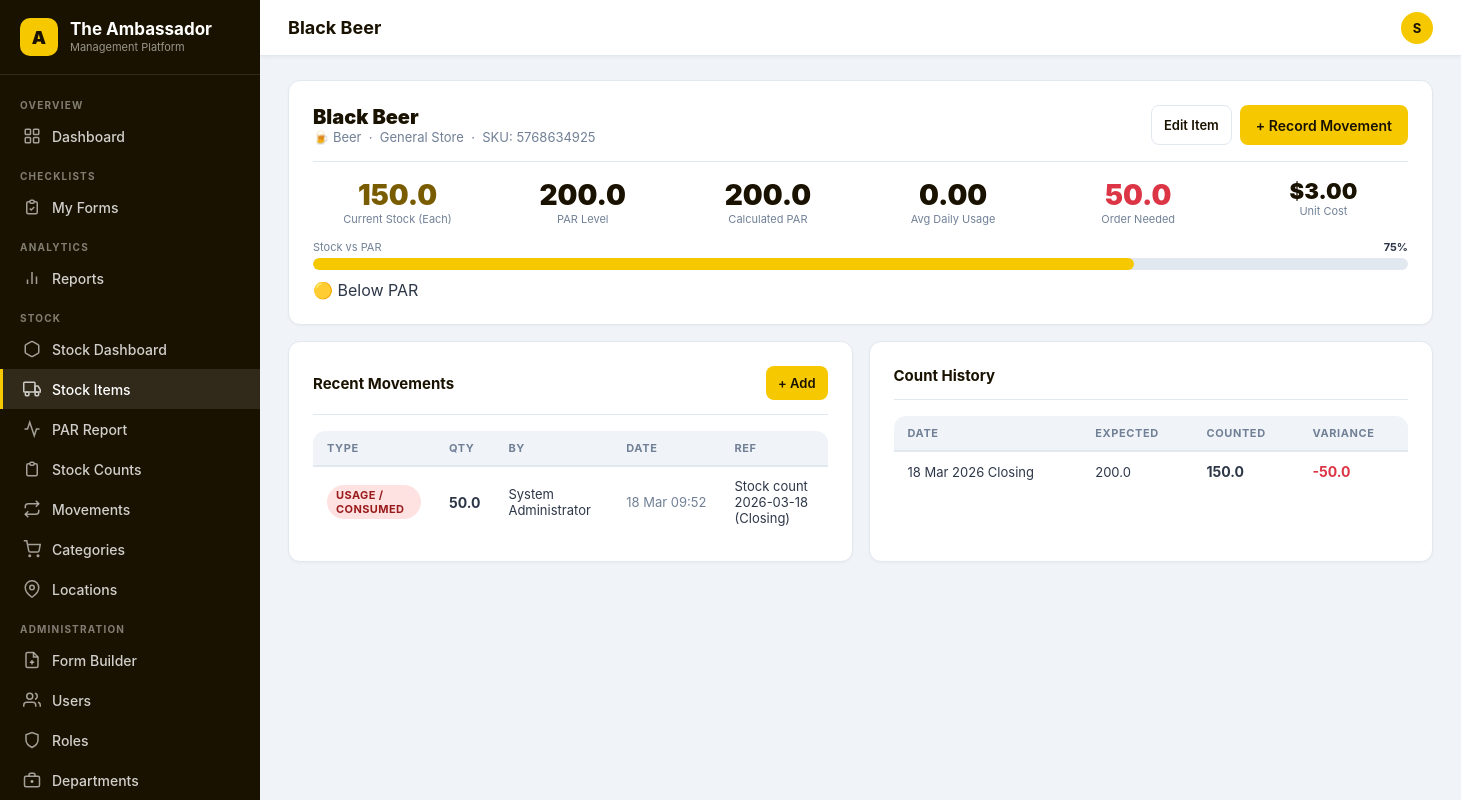
The page /stock/items/1/ (signed in) on the database as committed earlier.
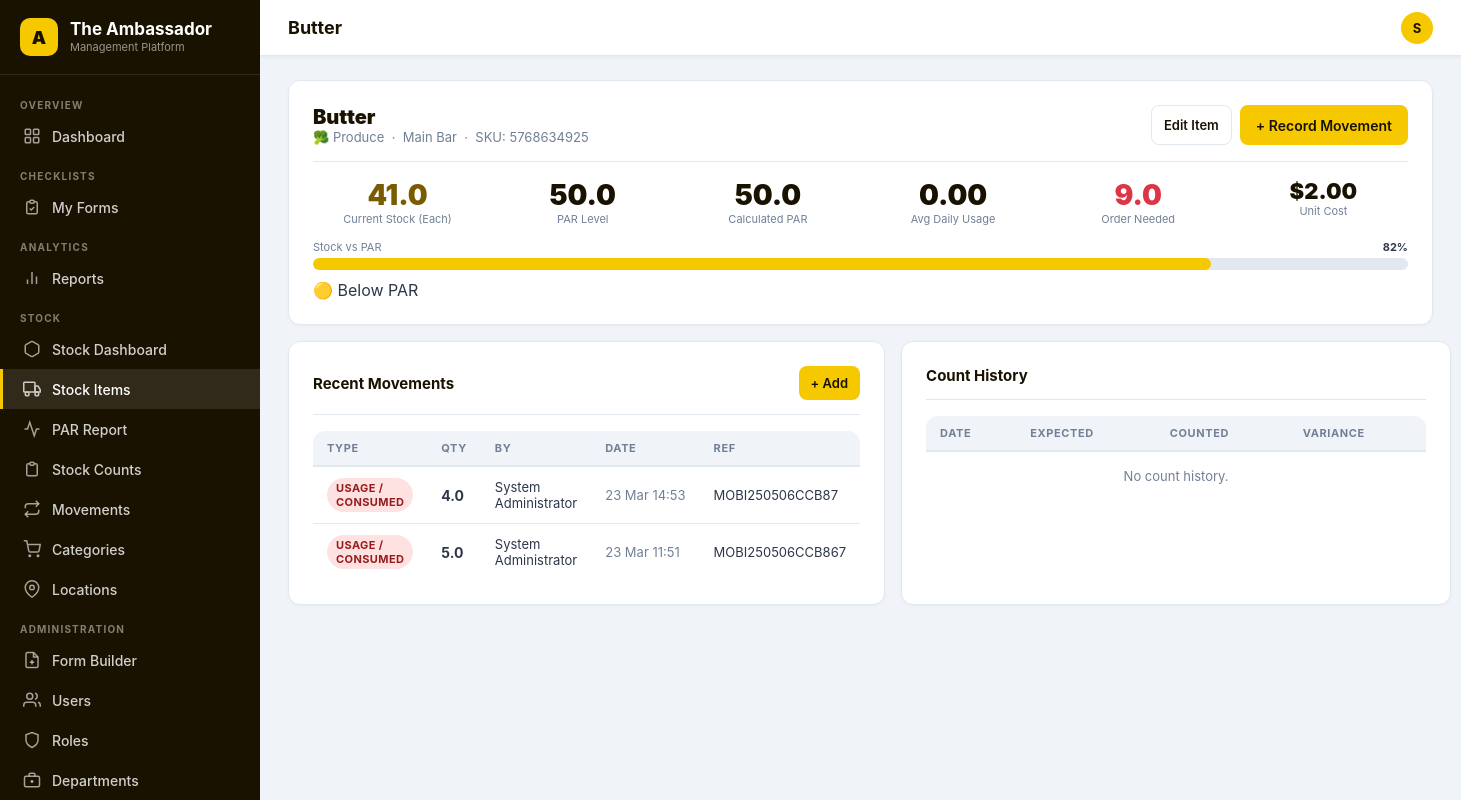
The same page on the database as committed later.
### stock/models.py (models this page shows, shortened)
class StockItem(models.Model):
    UNIT_CHOICES = [
        ('each',    'Each'),
        ('bottle',  'Bottle'),
        ('can',     'Can'),
        ('kg',      'Kilogram (kg)'),
        ('g',       'Gram (g)'),
        ('litre',   'Litre (L)'),
        ('ml',      'Millilitre (ml)'),
        ('case',    'Case'),
        ('box',     'Box'),
        ('bag',     'Bag'),
        ('roll',    'Roll'),
        ('portion', 'Portion'),
    ]
    name            = models.CharField(max_length=200)
    sku             = models.CharField(max_length=50, blank=True)
    outlet          = models.ForeignKey(
        'accounts.Outlet', on_delete=models.CASCADE,
        null=True, blank=True, related_name='stock_items',
        help_text='Which restaurant this item belongs to'
    )
    department      = models.ForeignKey(
        'accounts.Department', on_delete=models.SET_NULL,
        null=True, blank=True, related_name='stock_items',
        help_text='Which department manages this item'
    )
    category        = models.ForeignKey(StockCategory, on_delete=models.PROTECT, related_name='items')
    location        = models.ForeignKey(StockLocation, on_delete=models.SET_NULL, null=True, blank=True, related_name='items')
    unit            = models.CharField(max_length=20, choices=UNIT_CHOICES, default='each')
    unit_cost       = models.DecimalField(max_digits=10, decimal_places=2, default=0)
    par_level       = models.DecimalField(
        max_digits=10, decimal_places=2, default=0,
        help_text='Ideal stock level — what should be on shelf at start of day'
    )
    reorder_point   = models.DecimalField(
        max_digits=10, decimal_places=2, default=0,
        help_text='Trigger reorder when stock falls below this level'
    )
    reorder_qty     = models.DecimalField(
        max_digits=10, decimal_places=2, default=0,
        help_text='Standard quantity to order when reorder is triggered'
    )
    avg_daily_usage = models.DecimalField(
        max_digits=10, decimal_places=2, default=0,
        help_text='Auto-calculated average daily usage from stock counts'
    )
    par_coverage_days = models.PositiveIntegerField(
        default=3,
        help_text='How many days of stock PAR should cover (e.g. 3 = 3-day buffer)'
    )
    current_stock   = models.DecimalField(max_digits=10, decimal_places=2, default=0)
    is_active       = models.BooleanField(default=True)
    notes           = models.TextField(blank=True)
    created_at      = models.DateTimeField(auto_now_add=True)
    updated_at      = models.DateTimeField(auto_now=True)
    class Meta:
        ordering = ['category', 'name']
    @property
    def stock_status(self):
        if self.current_stock <= 0:
            return 'out'
        if self.current_stock <= self.reorder_point:
            return 'critical'
        if self.current_stock < self.par_level:
            return 'low'
        return 'ok'
    @property
    def stock_status_label(self):
        return {
            'out':      '🔴 Out of Stock',
            'critical': '🟠 Critical — Order Now',
            'low':      '🟡 Below PAR',
            'ok':       '🟢 OK',
        }.get(self.stock_status, '—')
    @property
    def calculated_par(self):
        if self.avg_daily_usage > 0:
            return round(self.avg_daily_usage * self.par_coverage_days, 2)
        return self.par_level
    @property
    def order_qty_needed(self):
        needed = self.calculated_par - self.current_stock
        return max(Decimal('0'), needed)

class StockCategory(models.Model):
    CATEGORY_ICONS = {
        'beer':       '🍺',
        'spirits':    '🥃',
        'wine':       '🍷',
        'soft_drink': '🥤',
        'juice':      '🧃',
        'dairy':      '🥛',
        'meat':       '🥩',
        'seafood':    '🦐',
        'produce':    '🥦',
        'dry_goods':  '🌾',
        'sauces':     '🫙',
        'cleaning':   '🧹',
        'packaging':  '📦',
        'other':      '📋',
    }
    name        = models.CharField(max_length=100, unique=True)
    code        = models.CharField(max_length=20, unique=True)
    description = models.TextField(blank=True)
    is_active   = models.BooleanField(default=True)
    class Meta:
        ordering = ['name']
        verbose_name_plural = 'Stock Categories'
    @property
    def emoji(self):
        return self.CATEGORY_ICONS.get(self.code, '📋')

class StockLocation(models.Model):
    name        = models.CharField(max_length=100)
    outlet      = models.ForeignKey(
        'accounts.Outlet', on_delete=models.CASCADE,
        null=True, blank=True, related_name='stock_locations',
        help_text='Which restaurant this storage location belongs to'
    )
    department  = models.ForeignKey(
        'accounts.Department', on_delete=models.SET_NULL,
        null=True, blank=True, related_name='stock_locations'
    )
    description = models.TextField(blank=True)
    is_active   = models.BooleanField(default=True)
    class Meta:
        ordering = ['outlet__order', 'name']
        unique_together = [['outlet', 'name']]

class StockMovement(models.Model):
    MOVEMENT_TYPES = [
        ('delivery',    'Delivery / Received'),
        ('usage',       'Usage / Consumed'),
        ('wastage',     'Wastage / Spoilage'),
        ('transfer_in', 'Transfer In'),
        ('transfer_out','Transfer Out'),
        ('adjustment',  'Manual Adjustment'),
        ('return',      'Return to Supplier'),
    ]
    item            = models.ForeignKey(StockItem, on_delete=models.PROTECT, related_name='movements')
    outlet          = models.ForeignKey(
        'accounts.Outlet', on_delete=models.SET_NULL, null=True, blank=True,
        related_name='stock_movements'
    )
    department      = models.ForeignKey(
        'accounts.Department', on_delete=models.SET_NULL, null=True, blank=True,
        related_name='stock_movements'
    )
    movement_type   = models.CharField(max_length=20, choices=MOVEMENT_TYPES)
    quantity        = models.DecimalField(max_digits=10, decimal_places=2)
    unit_cost       = models.DecimalField(max_digits=10, decimal_places=2, default=0)
    reference       = models.CharField(max_length=200, blank=True,
                                       help_text='Invoice number, supplier name, reason, etc.')
    notes           = models.TextField(blank=True)
    created_by      = models.ForeignKey(settings.AUTH_USER_MODEL, on_delete=models.PROTECT, related_name='stock_movements')
    created_at      = models.DateTimeField(auto_now_add=True)
    class Meta:
        ordering = ['-created_at']

class StockCountLine(models.Model):
    count       = models.ForeignKey(StockCount, on_delete=models.CASCADE, related_name='lines')
    item        = models.ForeignKey(StockItem, on_delete=models.PROTECT, related_name='count_lines')
    expected_qty = models.DecimalField(max_digits=10, decimal_places=2, default=0,
                                       help_text='Stock level expected based on last count + deliveries - usage')
    counted_qty  = models.DecimalField(max_digits=10, decimal_places=2, null=True, blank=True)
    variance     = models.DecimalField(max_digits=10, decimal_places=2, null=True, blank=True,
                                       help_text='counted - expected')
    notes        = models.TextField(blank=True)
    class Meta:
        ordering = ['item__category__name', 'item__name']
        unique_together = ['count', 'item']

class StockCount(models.Model):
    STATUS_DRAFT     = 'draft'
    STATUS_COMPLETED = 'completed'
    STATUS_CHOICES = [
        (STATUS_DRAFT,     'Draft'),
        (STATUS_COMPLETED, 'Completed'),
    ]
    location    = models.ForeignKey(StockLocation, on_delete=models.PROTECT, related_name='counts')
    outlet      = models.ForeignKey(
        'accounts.Outlet', on_delete=models.SET_NULL, null=True, blank=True,
        related_name='stock_counts'
    )
    department  = models.ForeignKey(
        'accounts.Department', on_delete=models.SET_NULL, null=True, blank=True,
        related_name='stock_counts'
    )
    count_date  = models.DateField(default=timezone.now)
    shift       = models.CharField(max_length=10, choices=[('opening','Opening'),('closing','Closing'),('mid','Mid-shift')], default='closing')
    status      = models.CharField(max_length=20, choices=STATUS_CHOICES, default=STATUS_DRAFT)
    conducted_by = models.ForeignKey(settings.AUTH_USER_MODEL, on_delete=models.PROTECT, related_name='stock_counts')
    notes       = models.TextField(blank=True)
    created_at  = models.DateTimeField(auto_now_add=True)
    completed_at = models.DateTimeField(null=True, blank=True)
    class Meta:
        ordering = ['-count_date', '-created_at']

### accounts/models.py (models this page shows, shortened)
class User(AbstractUser):
    custom_role = models.ForeignKey(
        Role, on_delete=models.SET_NULL, null=True, blank=True,
        related_name='users', verbose_name='Role'
    )
    outlet = models.ForeignKey(
        Outlet, on_delete=models.SET_NULL, null=True, blank=True,
        related_name='users', verbose_name='Outlet',
        help_text='Which restaurant this user belongs to'
    )
    department = models.ForeignKey(
        Department, on_delete=models.SET_NULL, null=True, blank=True,
        related_name='users', verbose_name='Department'
    )
    phone  = models.CharField(max_length=20, blank=True)
    avatar = models.ImageField(upload_to='avatars/', blank=True, null=True)
    class Meta:
        verbose_name = 'User'
        verbose_name_plural = 'Users'
    @property
    def role_name(self):
        if self.is_superuser:
            return 'System Admin'
        return self.custom_role.name if self.custom_role else 'No Role'
    @property
    def is_admin(self):
        if self.is_superuser: return True
        return self.custom_role.is_system_admin if self.custom_role else False
    @property
    def can_fill_forms(self):
        if self.is_admin: return True
        return self.custom_role.can_fill_forms if self.custom_role else False
    @property
    def can_view_reports(self):
        if self.is_admin: return True
        return self.custom_role.can_view_reports if self.custom_role else False
    @property
    def can_manage_forms(self):
        if self.is_admin: return True
        return self.custom_role.can_manage_forms if self.custom_role else False
    @property
    def can_manage_users(self):
        if self.is_admin: return True
        return self.custom_role.can_manage_users if self.custom_role else False
    @property
    def can_access_stock(self):
        if self.is_admin: return True
        return self.custom_role.can_access_stock if self.custom_role else False
    @property
    def can_manage_stock(self):
        if self.is_admin: return True
        return self.custom_role.can_manage_stock if self.custom_role else False
    @property
    def display_name(self):
        return self.get_full_name() or self.username

### stock/views.py (the view)
    def wrapper(request, *args, **kwargs):
        if not request.user.is_authenticated:
            return redirect('accounts:login')
        if not request.user.can_access_stock:
            messages.error(request, 'You do not have permission to access Stock Management.')
            return redirect('dashboard:home')
        return fn(request, *args, **kwargs)

### templates/stock/item_detail.html (shortened to what the changed rows need)
{% extends 'base.html' %}
{% block page_title %}{{ item.name }}{% endblock %}
{% block content %}
<div class="card" style="margin-bottom:16px;">
  <div class="flex-between" style="flex-wrap:wrap;gap:12px;">
    <div>
      <h2 style="font-size:20px;font-weight:900;color:#1a1200;">{{ item.name }}</h2>
      <p class="text-sm text-muted">{{ item.category.emoji }} {{ item.category.name }} &nbsp;·&nbsp; {{ item.location.name|default:"No location" }} &nbsp;·&nbsp; SKU: {{ item.sku|default:"—" }}</p>
    </div>
  </div>
  <div style="display:grid;grid-template-columns:repeat(auto-fit,minmax(130px,1fr));gap:16px;">
    <div style="text-align:center;">
      <div style="font-size:28px;font-weight:900;{% if item.stock_status == 'out' %}color:var(--danger);{% elif item.stock_status == 'critical' %}color:#f97316;{% elif item.stock_status == 'low' %}color:#7a5c00;{% else %}color:var(--success);{% endif %}">
        {{ item.current_stock|floatformat:1 }}
      </div>
      <div class="text-xs text-muted">Current Stock ({{ item.get_unit_display }})</div>
    </div>
    <div style="text-align:center;">
      <div style="font-size:28px;font-weight:900;color:#1a1200;">{{ item.par_level|floatformat:1 }}</div>
      <div class="text-xs text-muted">PAR Level</div>
    </div>
    <div style="text-align:center;">
      <div style="font-size:28px;font-weight:900;color:#1a1200;">{{ item.calculated_par|floatformat:1 }}</div>
      <div class="text-xs text-muted">Calculated PAR</div>
    </div>
    <div style="text-align:center;">
      <div style="font-size:28px;font-weight:900;color:#1a1200;">{{ item.avg_daily_usage|floatformat:2 }}</div>
      <div class="text-xs text-muted">Avg Daily Usage</div>
    </div>
    <div style="text-align:center;">
      <div style="font-size:28px;font-weight:900;{% if item.order_qty_needed > 0 %}color:var(--danger);{% else %}color:var(--success);{% endif %}">
        {{ item.order_qty_needed|floatformat:1 }}
      </div>
      <div class="text-xs text-muted">Order Needed</div>
    </div>
    <div style="text-align:center;">
      <div style="font-size:22px;font-weight:900;color:#1a1200;">${{ item.unit_cost|floatformat:2 }}</div>
      <div class="text-xs text-muted">Unit Cost</div>
    </div>
  </div>
  <div style="margin-top:14px;">
    {% if item.par_level > 0 %}
    {% widthratio item.current_stock item.par_level 100 as pct %}
    <div style="display:flex;justify-content:space-between;margin-bottom:4px;">
      <span class="text-xs text-muted">Stock vs PAR</span>
      <span class="text-xs fw-bold">{{ pct }}%</span>
    </div>
    <div class="progress" style="height:12px;">
      <div class="progress-bar {% if item.stock_status == 'ok' %}success{% elif item.stock_status == 'out' or item.stock_status == 'critical' %}danger{% endif %}"
           style="width:{% if pct > 100 %}100{% else %}{{ pct }}{% endif %}%"></div>
    </div>
    {% endif %}
    <div style="margin-top:10px;">{{ item.stock_status_label }}</div>
  </div>
</div>
<div class="grid grid-2">
<div class="card">
  <div class="table-wrap">
  <table class="table">
    <thead><tr><th>Type</th><th>Qty</th><th>By</th><th>Date</th><th>Ref</th></tr></thead>
    <tbody>
    {% for m in movements %}
    <tr>
      <td>
        <span class="badge {% if m.movement_type == 'delivery' %}badge-success{% elif m.movement_type == 'usage' or m.movement_type == 'wastage' %}badge-danger{% else %}badge-info{% endif %}">
          {{ m.get_movement_type_display }}
        </span>
      </td>
      <td style="font-weight:700;">{{ m.quantity|floatformat:1 }}</td>
      <td class="text-sm">{{ m.created_by.display_name }}</td>
      <td class="text-sm text-muted" style="white-space:nowrap;">{{ m.created_at|date:"d M H:i" }}</td>
      <td class="text-sm">{{ m.reference|default:"—" }}</td>
    </tr>
    {% empty %}
    <tr><td colspan="5" class="text-muted text-sm" style="text-align:center;padding:16px;">No movements recorded.</td></tr>
    {% endfor %}
    </tbody>
  </table>
  </div>
</div>
<div class="card">
  <div class="table-wrap">
  <table class="table">
    <thead><tr><th>Date</th><th>Expected</th><th>Counted</th><th>Variance</th></tr></thead>
    <tbody>
    {% for line in count_lines %}
    <tr>
      <td class="text-sm" style="white-space:nowrap;">{{ line.count.count_date|date:"d M Y" }} {{ line.count.get_shift_display }}</td>
      <td class="text-sm">{{ line.expected_qty|floatformat:1 }}</td>
      <td style="font-weight:700;">{{ line.counted_qty|floatformat:1|default:"—" }}</td>
      <td style="{% if line.variance and line.variance < 0 %}color:var(--danger);{% elif line.variance and line.variance > 0 %}color:var(--success);{% endif %}font-weight:700;">
        {% if line.variance %}{% if line.variance > 0 %}+{% endif %}{{ line.variance|floatformat:1 }}{% else %}—{% endif %}
      </td>
    </tr>
    {% empty %}
    <tr><td colspan="4" class="text-muted text-sm" style="text-align:center;padding:16px;">No count history.</td></tr>
    {% endfor %}
    </tbody>
  </table>
  </div>
</div>
</div>
{% endblock %}

Rows that differ between the two databases and show on the page:
removed StockCountLine: count.count_date "18 Mar 2026", count.shift "Closing", expected_qty "200.0", counted_qty "150.0", variance "-50.0"
changed StockItem "🟡 Below PAR": name "Black Beer" → "Butter"; category.emoji "🍺" → "🥦"; category.name "Beer" → "Produce"; location.name "General Store" → "Main Bar"; current_stock "150.0" → "41.0"; par_level "200.0" → "50.0"; calculated_par "200.0" → "50.0"; order_qty_needed "50.0" → "9.0"; unit_cost "3.00" → "2.00"
added StockMovement: movement_type "USAGE / CONSUMED", quantity "4.0", created_by.display_name "System Administrator", created_at "23 Mar 14:53", reference "MOBI250506CCB87"
changed StockMovement: quantity "50.0" → "5.0"; created_at "18 Mar 09:52" → "23 Mar 11:51"; reference "Stock count 2026-03-18 (Closing)" → "MOBI250506CCB867"
Other text that changed with them:
{{ pct }}: "75" → "82"
text now shown: "No count history."
